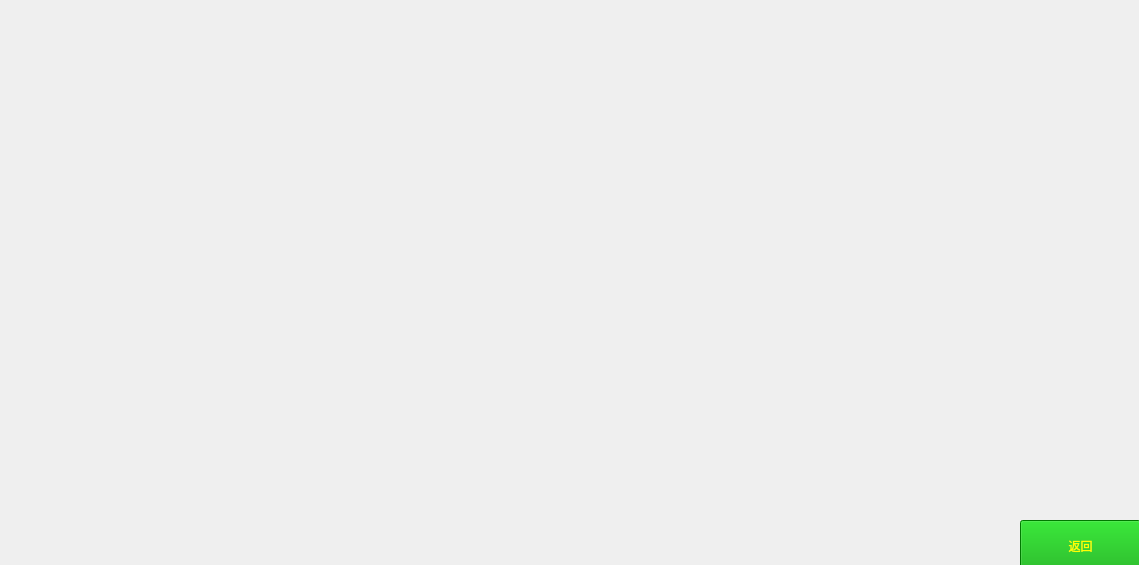
<?xml version="1.0" encoding="UTF-8"?>
<ui version="4.0">
 <class>instructionwindow</class>
 <widget class="QWidget" name="instructionwindow">
  <property name="geometry">
   <rect>
    <x>0</x>
    <y>0</y>
    <width>1139</width>
    <height>565</height>
   </rect>
  </property>
  <property name="windowTitle">
   <string>Form</string>
  </property>
  <property name="styleSheet">
   <string notr="true">#instructionwindow{background-image: url(:/images/Image/pic_reference.jpg);}
#pushButton{background-color: rgb(0, 0, 0);}
</string>
  </property>
  <widget class="QPushButton" name="pushButton">
   <property name="geometry">
    <rect>
     <x>1020</x>
     <y>520</y>
     <width>121</width>
     <height>51</height>
    </rect>
   </property>
   <property name="styleSheet">
    <string notr="true">background-color: rgb(0, 170, 0);
color: rgb(255, 255, 0);
font: 18pt &quot;华文琥珀&quot;;</string>
   </property>
   <property name="text">
    <string>返回</string>
   </property>
  </widget>
 </widget>
 <resources/>
 <connections/>
</ui>
